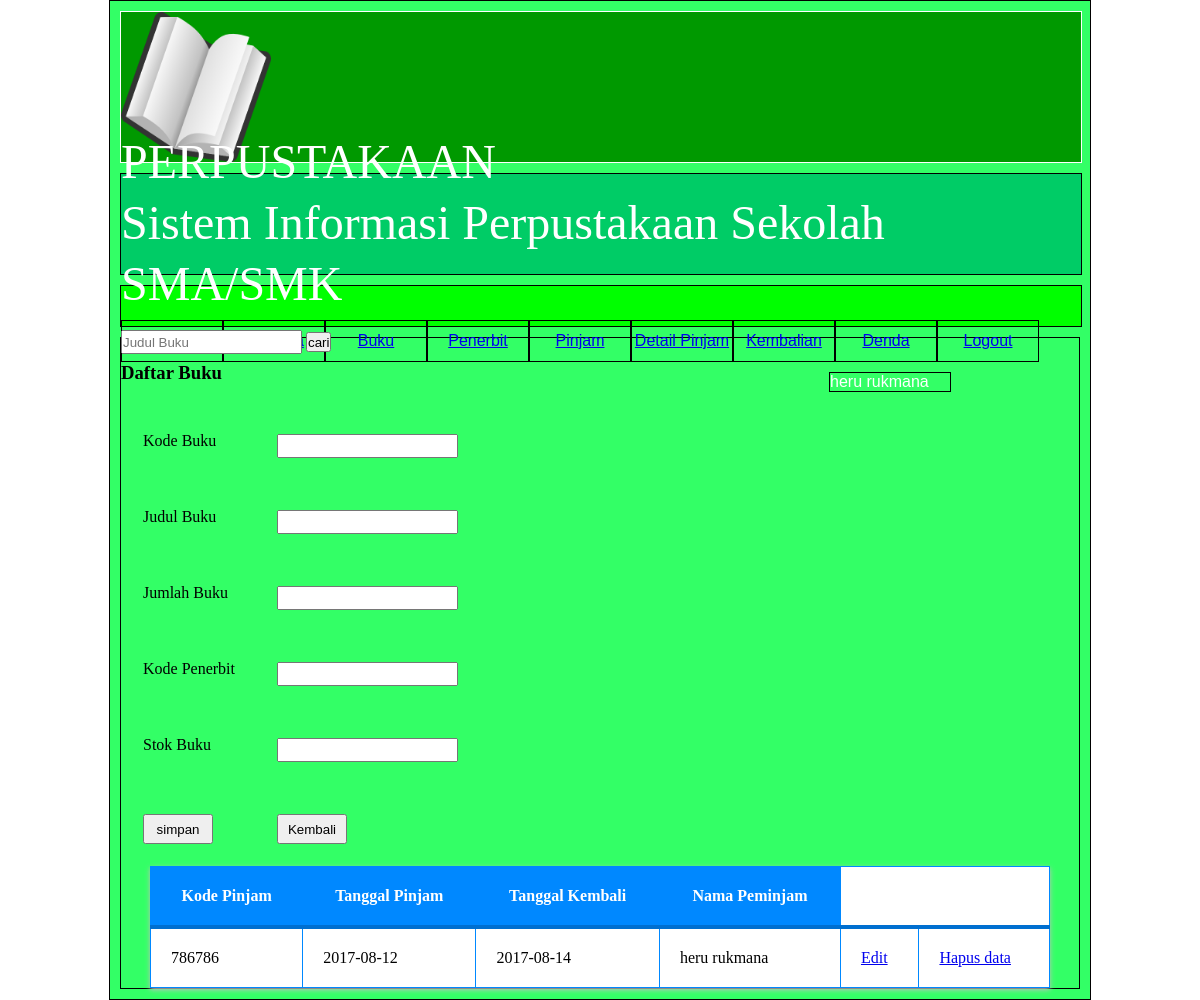
The app's page /pinjamanggota.php (signed in) with its own data.
### tables this page shows
CREATE TABLE IF NOT EXISTS `pinjam` (
  `Kdpinjam` int(6) NOT NULL,
  `Tglpinjam` date NOT NULL,
  `Tglkembali` date NOT NULL,
  `Nmpinjam` varchar(20) NOT NULL,
  PRIMARY KEY (`Kdpinjam`)
);

### pinjamanggota.php (the view, shortened to what this page needs)
<?php
if(!isset($_SESSION['Nama'])){
    header("location:login.php");
}else{
?>
<!DOCTYPE html>
<html>
<head>
	<link rel="stylesheet" type="text/css" href="bukudesain.css">
</head>
<body>
<div class="wrapper">
	<div class="header">
	<div class="gambar1"><img src="gambar/Sistem_Informasi_Perpustakaan_Online.png" width="150" height="150"></div>
	<div class="perpus"><font size="70">PERPUSTAKAAN</font><br>
    <font size="30">Sistem Informasi Perpustakaan Sekolah SMA/SMK</font></div>
	</div>
    <div class="cari">
<form method="post" action="">
	<input type="text" name="nl" placeholder="Judul Buku" class="tet">
	<input type="submit" name="cari" value="cari" class="btn"><br>
</form>
</div>
<div class="menu">
	<ul>
		<li><a href="home.php">Home</a></li>
		<li><a href="anggota.php">Anggota</a></li>
		<li><a href="buku.php">Buku</a></li>
		<li><a href="penerbit.php">Penerbit</a></li>
		<li><a href="pinjam.php">Pinjam</a></li>
		<li><a href="detail.php">Detail Pinjam</a></li>
		<li><a href="kembalian.php">Kembalian</a></li>
		<li><a href="denda.php">Denda</a></li>
		<li><a href="keluar.php">Logout</a></li>
		<div class="nama"><?php echo $_SESSION['Nama']?></div>
	</ul>
	</div>
	<div class="content"> <h3>Daftar Buku </h3> <br>
	<form method="post" action="">
	<table>
	<tr>
		<td>Kode Buku</td>  <td><input type="text" name="kd" class="ip" value=""><br></td></tr>
        <tr><td>Judul Buku</td> <td><input type="text" name="jb" class="ip"><br></td></tr>
		<tr><td>Jumlah Buku</td> <td><input type="text" name="jub" class="ip"><br></td></tr>
		<tr><td>Kode Penerbit</td> <td><input type="text" name="kp" class="ip"><br></td></tr>
		<tr><td>Stok Buku</td> <td><input type="text" name="sb" class="ip"><br></td></tr>
		<tr><td><input type="submit" name="kirim" value="simpan" style="width: 70px; height: 30px;"><br></td>
		<td><a href="buku.php"><input type="button" name="" value="Kembali" style="width: 70px; height: 30px;"></a></td></tr>
	</table>
	</form>
	<?php
$nama=$_SESSION['Nama'];
$nambut= mysql_query("SELECT*FROM pinjam WHERE Nmpinjam='$nama'");
if ($nambut) {
	echo"<div class='a'><center><table border=1 bgcolor=white width=900></center>";
	echo"
	<thead>
	<tr>
	<th><font ><center>Kode Pinjam<center></font></th>
	<th><font color=><center>Tanggal Pinjam<center></font></th>
	<th><font color=><center>Tanggal Kembali<center></font></th>
	<th><font color=><center>Nama Peminjam<center></font></th>
	</tr>
	</thead>
	<tr>";
	while ($data=mysql_fetch_array($nambut)) {
		echo"<td>".$data['Kdpinjam']."</td>";
		echo"<td>".$data['Tglpinjam']."</td>";
		echo"<td>".$data['Tglkembali']."</td>";
		echo"<td>".$data['Nmpinjam']."</td>";
		echo "<td><a href='editpinjam.php?kd=".$data['Kdpinjam']."'>Edit</a></td>";
		echo "<td><a href='hapuspinjam.php?kd=".$data['Kdpinjam']."'>Hapus data</a></td>";
	echo"</tr> </div>";
}
}
?>
	 </div>
	 </div>
	 </body>
</html>
<?php } ?>

### bukudesain.css (style rules this page uses)
* { margin:0%; padding: 0%; }
.wrapper { width: 80%; margin:0px auto; height: auto; border:1px solid; padding: 10px; background:#33FF66; }
.header { width: 100%; height: 150px; border:1px solid; margin-bottom: 10px; text-align: left; font-size:; background:#009900; color:white; line-height: 50px; }
.cari { width: 100%; height: 100px; border:1px solid; margin-bottom: 10px; background:#00CC66; }
.nama { border:1px solid black; }
.menu { width: 100%; height: 40px; border:1px solid; background:#00FF00; font-family:Arial, Helvetica, sans-serif; margin-bottom: 10px; }
.menu ul li { list-style: none; width: 100px; height: 40px; border:1px solid; float: left; text-align: center; line-height: 40px; color:; }
.content { height: auto; width: auto; border:1px solid; }
.gambar1 { float: left; height:100px; width:150px; }
input { height: 20px; margin-top: 10px; }
.a table { background-color: white; border:1px solid #0088ff; border-collapse: collapse; box-shadow: 0px 2px 5px silver; }
.a table thead { background: #0088ff; color: white; border-bottom: 4px solid #006fd0; }
.a table th, td { padding: 20px; }
.perpus { float: right; margin-top: 25px; margin-right: 30px; }
.nama { width: 120px; float: right; margin: 1%; margin-right: 130px; color: white; font-family: Arial, Helvetica, sans-serif; }

### records on screen
pinjam: Kdpinjam "786786", Tglpinjam "2017-08-12", Tglkembali "2017-08-14", Nmpinjam "heru rukmana"

### other values on screen
$_SESSION['Nama'] "heru rukmana"
